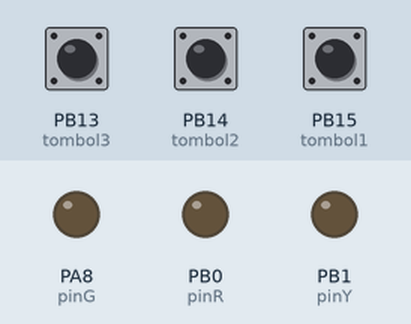
The sketch below on a simulated STM32 Blue Pill. Parts: output pins drawn as LEDs (lit = HIGH). The test bench sets the inputs (shaded band); at power-on: PB13 (tombol3) LOW, PB14 (tombol2) LOW, PB15 (tombol1) LOW. What the sketch prints to the serial monitor is not drawn.

Above: at 1.2 s.
1.3 s: PB13 (tombol3) pulled HIGH for 0.15 s
At 1.37 s:
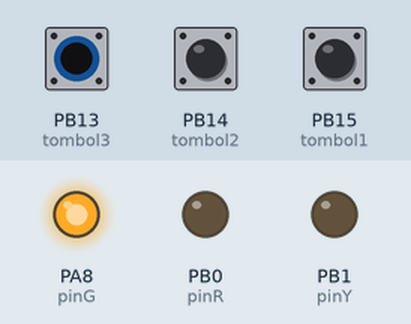
2.9 s: PB14 (tombol2) pulled HIGH for 0.15 s
At 2.97 s:
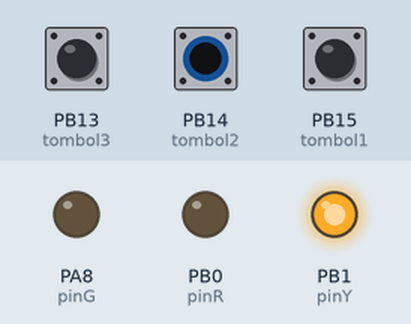
4.5 s: PB15 (tombol1) pulled HIGH for 0.15 s
At 4.57 s:
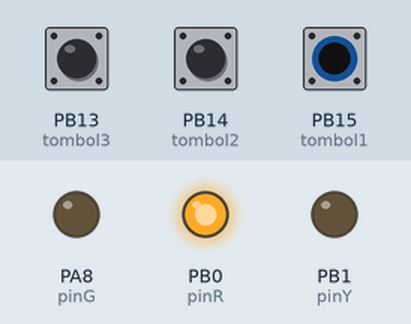
6.1 s: PB15 (tombol1) pulled HIGH for 3.2 s
At 10.4 s:
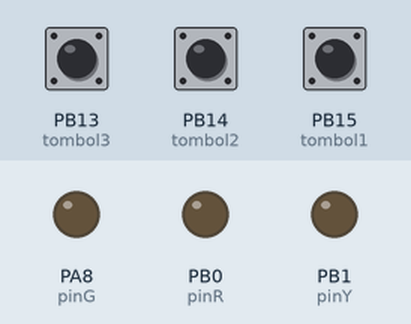
10.8 s: PB13 (tombol3) pulled HIGH for 3.2 s
At 11.5 s:
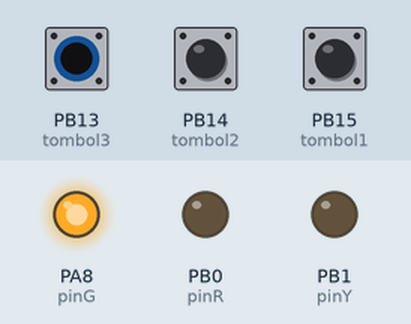
15.5 s: PB14 (tombol2) pulled HIGH for 1 s
At 17.1 s:
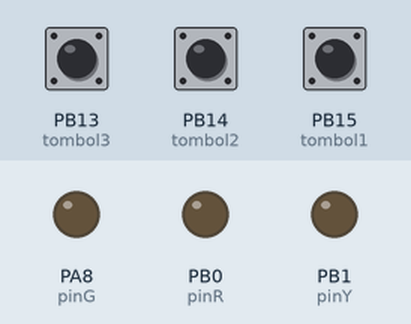
Timing chart, 0 to 18.6 s (numbered marks = the images above; inputs shaded):
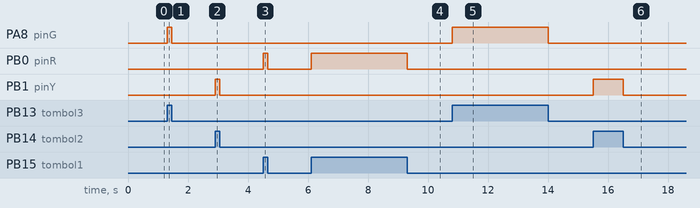

Measured:
- after the input at 1.3 s, PA8 (pinG): LOW → HIGH at once, → LOW 0.15 s later
- after the input at 2.9 s, PB1 (pinY): LOW → HIGH at once, → LOW 0.15 s later
- after the input at 4.5 s, PB0 (pinR): LOW → HIGH at once, → LOW 0.15 s later
- after the input at 6.1 s, PB0 (pinR): LOW → HIGH at once, → LOW 3.2 s later
- after the input at 10.8 s, PA8 (pinG): LOW → HIGH at once, → LOW 3.2 s later
- after the input at 15.5 s, PB1 (pinY): LOW → HIGH at once, → LOW 1.0 s later

The sketch:

STM32.ino
```cpp
//INISIALISASI
int pinR=PB0;
int pinY=PB1;
int pinG=PA8;

int tombol1=PB15;
int tombol2=PB14;
int tombol3=PB13;

void setup() {
 Serial.begin(9600);
 pinMode(tombol1,INPUT);
 pinMode(tombol2,INPUT);
 pinMode(tombol3,INPUT);
 pinMode(pinR,OUTPUT);
 pinMode(pinY,OUTPUT);
 pinMode(pinG,OUTPUT);

}

void loop() {
 //BACA DATA
 int bacatombol1=digitalRead(tombol1);
 int bacatombol2=digitalRead(tombol2);
 int bacatombol3=digitalRead(tombol3);

 //PRINT TO SERIAl
 Serial.print("tombol1 : ");
 Serial.print(bacatombol1);
 Serial.print(" | ");
 Serial.print("tombol2 : ");
 Serial.print(bacatombol2);
 Serial.print(" | ");
 Serial.print("tombol3 : ");
 Serial.print(bacatombol3);
 Serial.println(); //UNTUK ENTER

 //LOGIKA
 if(bacatombol1==1){ //BUTTON1
 digitalWrite(pinR,HIGH);
 }else{
 digitalWrite(pinR,LOW);
 }

 if(bacatombol2==1){ //BUTTON2
 digitalWrite(pinY,HIGH);
 }else{
 digitalWrite(pinY,LOW);
 }

 if(bacatombol3==1){ //BUTTON3
 digitalWrite(pinG,HIGH);
 }else{
 digitalWrite(pinG,LOW);
 }

}
```
